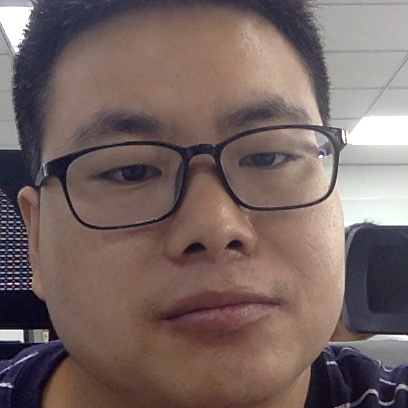
#> input picture opencv/images/82.jpg, 408 x 408 px
$ python sift2.py
#> lines starting #> are read from the running program, lines starting #| are printed output that depends on the picture; after the words box and inside, x2 and y2 are one past the last pixel; in counts of white or black regions, pixels touching at a corner belong together
import cv2
import scipy as sp

img1 = cv2.imread('../images/82.jpg', 0)  # queryImage
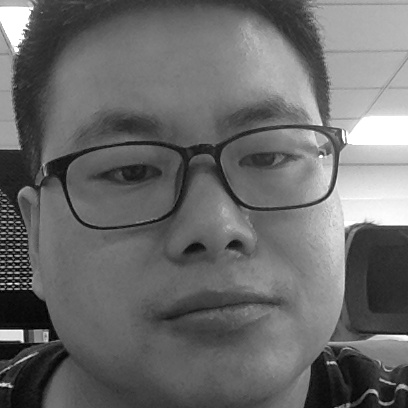
#> img1: shape (408, 408); min 0, max 255, mean 106.5
img2 = cv2.imread('../images/82.jpg', 0)  # trainImage

# Initiate SIFT detector
sift = cv2.xfeatures2d.SIFT_create()

# find the keypoints and descriptors with SIFT
kp1, des1 = sift.detectAndCompute(img1, None)
#> kp1 = 491 keypoints; strongest (x, y, size): (25, 283, 1.8), (4, 384, 3.1), (22, 340, 2.7), (17, 250, 1.8)
kp2, des2 = sift.detectAndCompute(img2, None)
#> kp2 has the same summary as kp1

# FLANN parameters
FLANN_INDEX_KDTREE = 0
index_params = dict(algorithm=FLANN_INDEX_KDTREE, trees=5)
search_params = dict(checks=50)  # or pass empty dictionary
flann = cv2.FlannBasedMatcher(index_params, search_params)
matches = flann.knnMatch(des1, des2, k=2)
#> matches = 491 matches

print('matches...', len(matches))
#> (printed output is left out)

good = []
for m, n in matches:
    if m.distance < 0.75 * n.distance:
        good.append(m)
#> after the loop, good = 491 matches
print('good', len(good))
#| good 491

# visualization
h1, w1 = img1.shape[:2]
#> h1 = 408; w1 = 408
h2, w2 = img2.shape[:2]
#> h2 = 408; w2 = 408
view = sp.zeros((max(h1, h2), w1 + w2, 3), sp.uint8)
view[:h1, :w1, 0] = img1
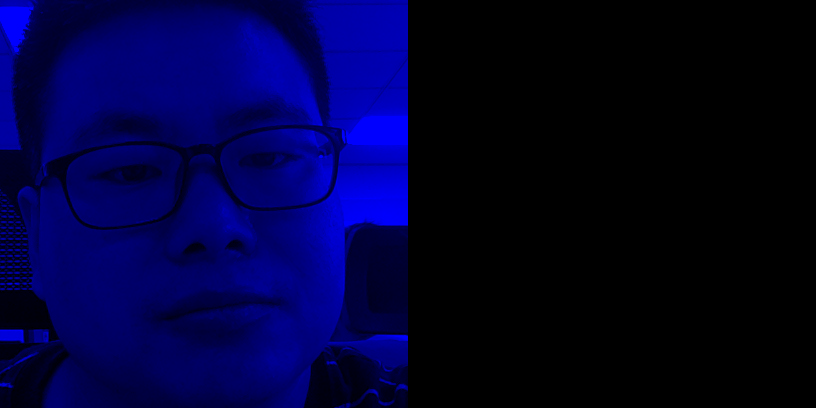
#> view: shape (408, 816, 3); mean of channels 0, 1, 2 53.2, 0, 0; drawn as B, G, R
view[:h2, w1:, 0] = img2
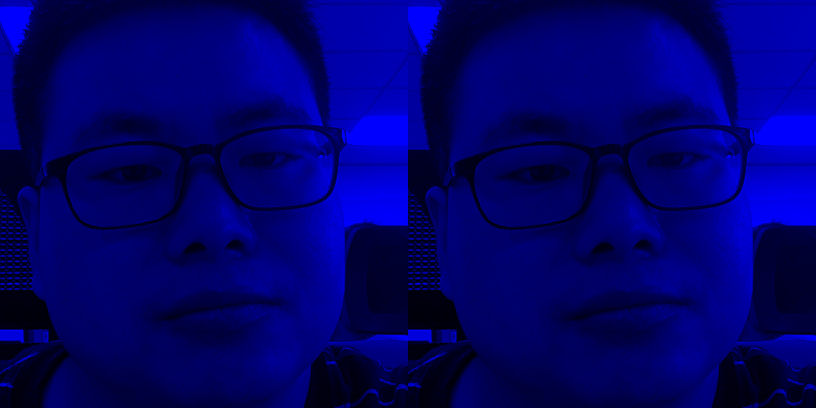
#> view: shape (408, 816, 3); mean of channels 0, 1, 2 106.5, 0, 0; drawn as B, G, R
view[:, :, 1] = view[:, :, 0]
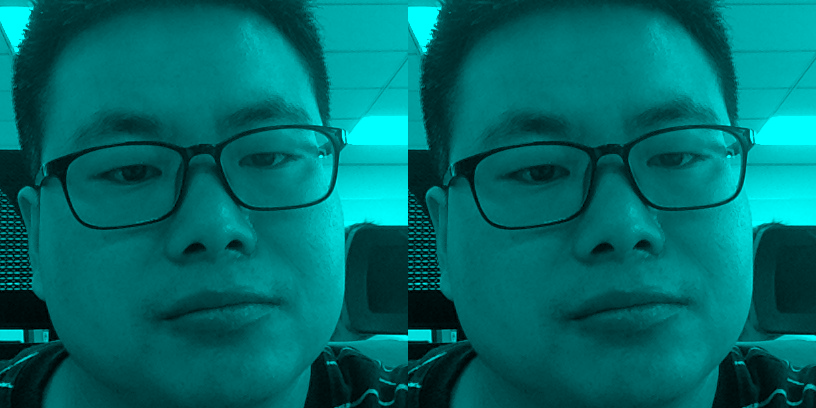
#> view: shape (408, 816, 3); mean of channels 0, 1, 2 106.5, 106.5, 0; drawn as B, G, R
view[:, :, 2] = view[:, :, 0]
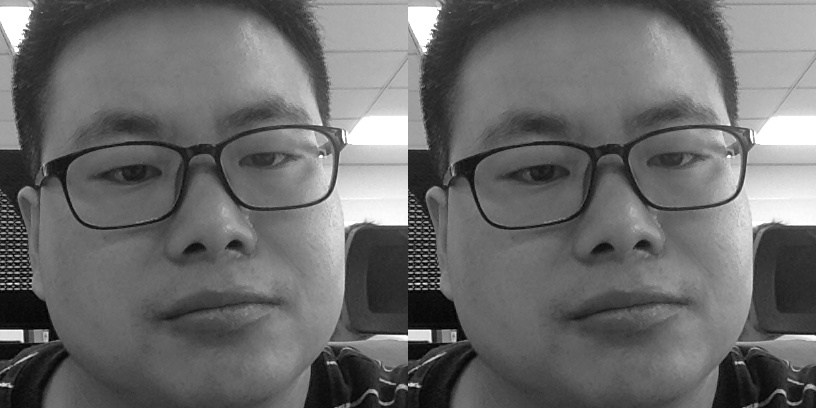
#> view: shape (408, 816, 3); min 0, max 255, mean 106.5

for m in good:
    # draw the keypoints
    # print m.queryIdx, m.trainIdx, m.distance
    color = tuple([sp.random.randint(0, 255) for _ in range(3)])
    # print 'kp1,kp2',kp1,kp2
    cv2.line(view, (int(kp1[m.queryIdx].pt[0]), int(kp1[m.queryIdx].pt[1])),
             (int(kp2[m.trainIdx].pt[0] + w1), int(kp2[m.trainIdx].pt[1])), color)
#> this loop made 491 passes
#> color on passes 1 to 3: (172, 47, 117), (192, 67, 251), (195, 103, 9)
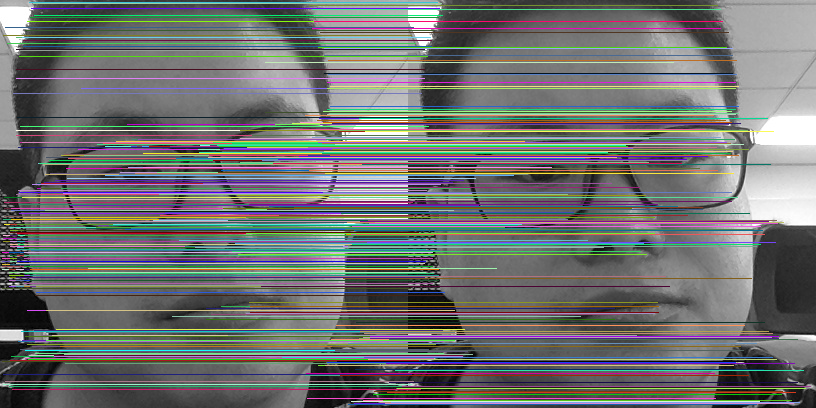
#> view: shape (408, 816, 3); mean of channels 0, 1, 2 112.6, 113.6, 111.6; drawn as B, G, R

cv2.imshow("view", view)
cv2.waitKey()
